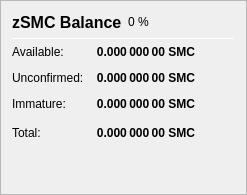
                   <widget class="QFrame" name="frame_ZerocoinBalances">
                    <property name="frameShape">
                     <enum>QFrame::StyledPanel</enum>
                    </property>
                    <property name="frameShadow">
                     <enum>QFrame::Raised</enum>
                    </property>
                    <layout class="QVBoxLayout" name="verticalLayout_7">
                     <item>
                      <layout class="QHBoxLayout" name="horizontalLayout_8" stretch="0,0,0">
                       <item>
                        <widget class="QLabel" name="label_5z_3">
                         <property name="minimumSize">
                          <size>
                           <width>0</width>
                           <height>20</height>
                          </size>
                         </property>
                         <property name="font">
                          <font>
                           <pointsize>12</pointsize>
                           <weight>75</weight>
                           <bold>true</bold>
                          </font>
                         </property>
                         <property name="text">
                          <string>zSMC Balance</string>
                         </property>
                        </widget>
                       </item>
                       <item>
                        <widget class="QLabel" name="labelzSMCPercent">
                         <property name="text">
                          <string notr="true">0 %</string>
                         </property>
                        </widget>
                       </item>
                       <item>
                        <spacer name="horizontalSpacer_11">
                         <property name="orientation">
                          <enum>Qt::Horizontal</enum>
                         </property>
                         <property name="sizeHint" stdset="0">
                          <size>
                           <width>40</width>
                           <height>20</height>
                          </size>
                         </property>
                        </spacer>
                       </item>
                      </layout>
                     </item>
                     <item>
                      <widget class="Line" name="line_ZerocoinBalance">
                       <property name="minimumSize">
                        <size>
                         <width>0</width>
                         <height>1</height>
                        </size>
                       </property>
                       <property name="maximumSize">
                        <size>
                         <width>16777215</width>
                         <height>1</height>
                        </size>
                       </property>
                       <property name="orientation">
                        <enum>Qt::Horizontal</enum>
                       </property>
                      </widget>
                     </item>
                     <item>
                      <layout class="QGridLayout" name="gridLayout_5">
                       <property name="spacing">
                        <number>12</number>
                       </property>
                       <item row="1" column="0">
                        <widget class="QLabel" name="labelzBalanceMatureText">
                         <property name="toolTip">
                          <string>Mature: more than 20 confirmation and more than 1 mint of the same denomination after it was minted.
These zSMC are spendable.</string>
                         </property>
                         <property name="text">
                          <string>Available:</string>
                         </property>
                        </widget>
                       </item>
                       <item row="1" column="1">
                        <widget class="QLabel" name="labelzBalanceMature">
                         <property name="font">
                          <font>
                           <weight>75</weight>
                           <bold>true</bold>
                          </font>
                         </property>
                         <property name="toolTip">
                          <string>Mature: more than 20 confirmation and more than 1 mint of the same denomination after it was minted.
These zSMC are spendable.</string>
                         </property>
                         <property name="text">
                          <string notr="true">0.000 000 00 SMC</string>
                         </property>
                         <property name="alignment">
                          <set>Qt::AlignRight|Qt::AlignTrailing|Qt::AlignVCenter</set>
                         </property>
                        </widget>
                       </item>
                       <item row="2" column="0">
                        <widget class="QLabel" name="labelzBalanceUnconfirmedText">
                         <property name="toolTip">
                          <string>Unconfirmed: less than 20 confirmations
Immature: confirmed, but less than 1 mint of the same denomination after it was minted</string>
                         </property>
                         <property name="text">
                          <string>Unconfirmed:</string>
                         </property>
                        </widget>
                       </item>
                       <item row="2" column="1">
                        <widget class="QLabel" name="labelzBalanceUnconfirmed">
                         <property name="font">
                          <font>
                           <weight>75</weight>
                           <bold>true</bold>
                          </font>
                         </property>
                         <property name="toolTip">
                          <string>Unconfirmed: less than 20 confirmations
Immature: confirmed, but less than 1 mint of the same denomination after it was minted</string>
                         </property>
                         <property name="text">
                          <string notr="true">0.000 000 00 SMC</string>
                         </property>
                         <property name="alignment">
                          <set>Qt::AlignRight|Qt::AlignTrailing|Qt::AlignVCenter</set>
                         </property>
                        </widget>
                       </item>
                       <item row="3" column="0">
                        <widget class="QLabel" name="labelzBalanceImmatureText">
                         <property name="toolTip">
                          <string>Unconfirmed: less than 20 confirmations
Immature: confirmed, but less than 1 mint of the same denomination after it was minted</string>
                         </property>
                         <property name="text">
                          <string>Immature:</string>
                         </property>
                        </widget>
                       </item>
                       <item row="3" column="1">
                        <widget class="QLabel" name="labelzBalanceImmature">
                         <property name="font">
                          <font>
                           <weight>75</weight>
                           <bold>true</bold>
                          </font>
                         </property>
                         <property name="toolTip">
                          <string>Unconfirmed: less than 20 confirmations
Immature: confirmed, but less than 1 mint of the same denomination after it was minted</string>
                         </property>
                         <property name="text">
                          <string notr="true">0.000 000 00 SMC</string>
                         </property>
                         <property name="alignment">
                          <set>Qt::AlignRight|Qt::AlignTrailing|Qt::AlignVCenter</set>
                         </property>
                        </widget>
                       </item>
                       <item row="4" column="0">
                        <widget class="QLabel" name="labelzBalanceText">
                         <property name="toolTip">
                          <string>Your current zSMC balance, unconfirmed and immature zSMC included.</string>
                         </property>
                         <property name="text">
                          <string>Total:</string>
                         </property>
                        </widget>
                       </item>
                       <item row="4" column="1">
                        <widget class="QLabel" name="labelzBalance">
                         <property name="font">
                          <font>
                           <weight>75</weight>
                           <bold>true</bold>
                          </font>
                         </property>
                         <property name="cursor">
                          <cursorShape>IBeamCursor</cursorShape>
                         </property>
                         <property name="toolTip">
                          <string>Your current zSMC balance, unconfirmed and immature zSMC included.</string>
                         </property>
                         <property name="text">
                          <string notr="true">0.000 000 00 SMC</string>
                         </property>
                         <property name="alignment">
                          <set>Qt::AlignRight|Qt::AlignTrailing|Qt::AlignVCenter</set>
                         </property>
                         <property name="textInteractionFlags">
                          <set>Qt::LinksAccessibleByMouse|Qt::TextSelectableByKeyboard|Qt::TextSelectableByMouse</set>
                         </property>
                        </widget>
                       </item>
                       <item row="4" column="2">
                        <spacer name="horizontalSpacer_4">
                         <property name="orientation">
                          <enum>Qt::Horizontal</enum>
                         </property>
                         <property name="sizeHint" stdset="0">
                          <size>
                           <width>40</width>
                           <height>20</height>
                          </size>
                         </property>
                        </spacer>
                       </item>
                      </layout>
                     </item>
                     <item>
                      <spacer name="verticalSpacer_4">
                       <property name="orientation">
                        <enum>Qt::Vertical</enum>
                       </property>
                       <property name="sizeHint" stdset="0">
                        <size>
                         <width>20</width>
                         <height>40</height>
                        </size>
                       </property>
                      </spacer>
                     </item>
                    </layout>
                   </widget>
